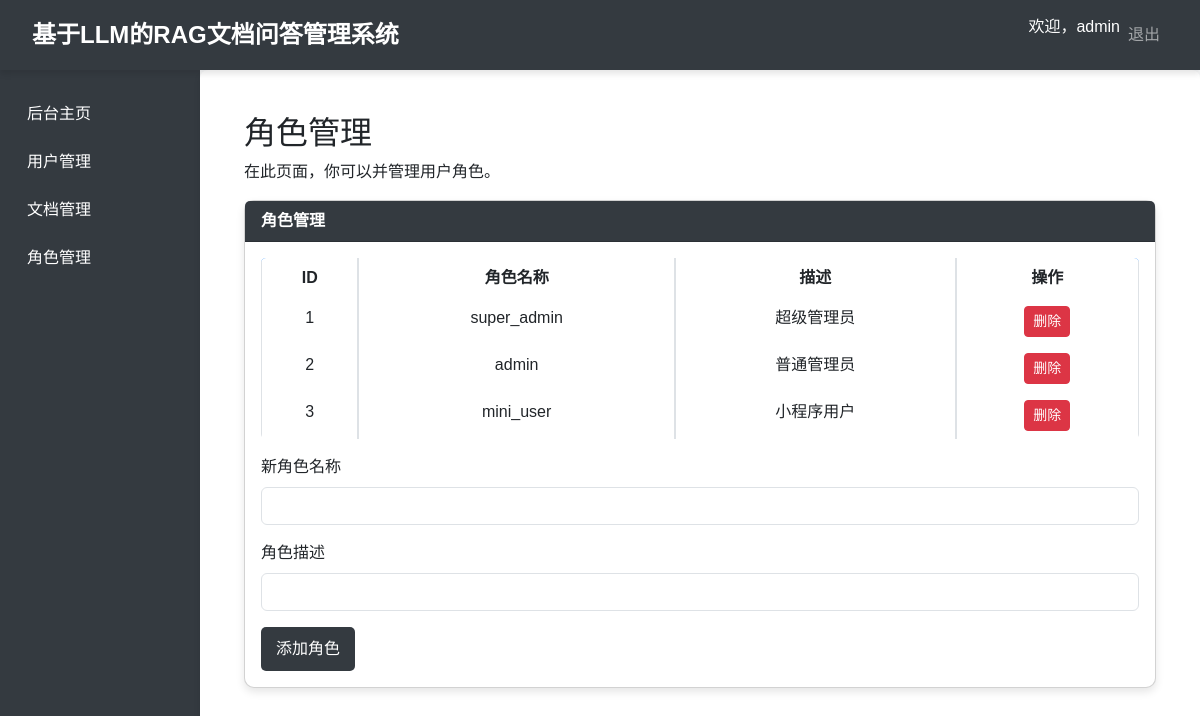
The page /admin/roles (signed in) on the database its author committed.
### model.py (models this page shows, shortened)
class User(db.Model, UserMixin):
    __tablename__ = 'users'
    id = db.Column(db.Integer, primary_key=True)
    username = db.Column(db.String(64), unique=True, nullable=False)
    password_hash = db.Column(db.String(128), nullable=False)
    created_at = db.Column(db.DateTime, default=datetime.utcnow)
    role_id = db.Column(db.Integer, db.ForeignKey('user_roles.id'), nullable=True)
    role = db.relationship('UserRole', backref='users', lazy='joined')
    approved = db.Column(db.Boolean, default=False)
    sessions = db.relationship('Session', backref='user', lazy='dynamic',
                               cascade='all, delete-orphan')

class UserRole(db.Model):
    __tablename__ = 'user_roles'
    id = db.Column(db.Integer, primary_key=True)
    name = db.Column(db.String(50), unique=True, nullable=False)  # 角色名称（如 super_admin, admin, mini_user）
    description = db.Column(db.String(255), nullable=True)  # 角色描述

### app.py (the view)
@app.route('/admin/roles', methods=['GET', 'POST'])
@login_required
def manage_roles():
    users = User.query.all()
    roles = UserRole.query.all()
    return render_template('manage_roles.html', users=users, roles=roles)

### app.py (called while the page is built)
@login_manager.user_loader
def load_user(user_id):
    return User.query.get(int(user_id))

@app.before_request
def do_init():
    if not getattr(app, '_vector_init_done', False):
        index_path = os.path.join(app.config['VECTORSTORE_DIR'], "faiss_index")
        document_folder = os.path.join(os.path.dirname(__file__), "../document")
        VectorStoreManager.initialize(index_path=index_path, document_folder=document_folder)
        app._vector_init_done = True

### templates/manage_roles.html (shortened to what this page needs)
{% extends 'base.html' %}
{% block content %}
<div class="p-4">
  <h2>角色管理</h2>
  <p>在此页面，你可以并管理用户角色。</p>
  <div class="card mb-4">
    <div class="card-header">角色管理</div>
    <div class="card-body">
      <table class="table table-bordered text-center">
        <thead>
          <tr>
            <th>ID</th>
            <th>角色名称</th>
            <th>描述</th>
            <th>操作</th>
          </tr>
        </thead>
        <tbody>
          {% for role in roles %}
          <tr>
            <td>{{ role.id }}</td>
            <td>{{ role.name }}</td>
            <td>{{ role.description }}</td>
            <td>
              <form method="POST" action="{{ url_for('delete_role') }}" class="d-inline">
                <button type="submit" class="btn btn-danger btn-sm">删除</button>
              </form>
            </td>
          </tr>
          {% endfor %}
        </tbody>
      </table>
      <form method="POST" action="{{ url_for('add_role') }}">
        <div class="mb-3">
          <label class="form-label">新角色名称</label>
          <input type="text" name="role_name" class="form-control" required>
        </div>
        <div class="mb-3">
          <label class="form-label">角色描述</label>
          <input type="text" name="role_desc" class="form-control">
        </div>
        <button type="submit" class="btn btn-primary">添加角色</button>
      </form>
    </div>
  </div>
</div>
{% endblock %}

### templates/base.html (shortened to what this page needs)
<!DOCTYPE html>
<html lang="en">
<head>
  <link href="https://cdn.jsdelivr.net/npm/bootstrap@5.3.0/dist/css/bootstrap.min.css" rel="stylesheet">
  <link rel="stylesheet" href="{{ url_for('static', filename='css/style.css') }}">
</head>
<body>
<nav class="navbar navbar-expand-lg navbar-dark bg-dark">
  <div class="container-fluid">
    <a class="navbar-brand" href="{{ url_for('admin_index') }}">基于LLM的RAG文档问答管理系统</a>
    <div class="collapse navbar-collapse" id="navbarSupportedContent">
      <ul class="navbar-nav ms-auto mb-2 mb-lg-0">
        <li class="nav-item">
          <span class="navbar-text">
            欢迎，{{ current_user.username if current_user.is_authenticated else 'Guest' }}
          </span>
        </li>
        <li class="nav-item">
          <a class="nav-link" href="{{ url_for('logout_page') }}">退出</a>
        </li>
      </ul>
    </div>
  </div>
</nav>
<div class="container-fluid">
  <div class="row">
    <div class="col-md-2 bg-light sidebar">
      <ul class="nav flex-column">
        <li class="nav-item">
          <a class="nav-link" href="{{ url_for('admin_index') }}">后台主页</a>
        </li>
        <li class="nav-item">
          <a class="nav-link" href="{{ url_for('manage_users') }}">用户管理</a>
        </li>
        <li class="nav-item">
          <a class="nav-link" href="{{ url_for('manage_docs') }}">文档管理</a>
        </li>
        <li class="nav-item">
          <a class="nav-link" href="{{ url_for('manage_roles') }}">角色管理</a>
        </li>
      </ul>
    </div>
    <div class="col-md-10 main-content">
      {% block content %}{% endblock %}
    </div>
  </div>
</div>
</body>
</html>

### static/css/style.css (style rules this page uses)
body { font-family: 'Arial', sans-serif; background-color: #f8f9fa; }
.navbar { background-color: #343a40 !important; padding: 12px 20px; box-shadow: 0 4px 6px rgba(0, 0, 0, 0.1); }
.navbar-brand { font-size: 1.5rem; font-weight: bold; color: #ffffff !important; }
.navbar-text { font-size: 1rem; color: #ffffff !important; }
.sidebar { background-color: #343a40 !important; min-height: 100vh; padding-top: 20px; }
.sidebar .nav-link { font-size: 1rem; padding: 12px 15px; color: #ffffff !important; transition: background 0.3s ease, color 0.3s ease; }
.main-content { min-height: 100vh; background-color: white; border-radius: 8px; padding: 20px; box-shadow: 0 4px 6px rgba(0, 0, 0, 0.1); }
.btn-primary { background-color: #343a40 !important; color: #fff; border: none; padding: 10px 15px; font-size: 1rem; border-radius: 5px; transition: background 0.3s ease; }
.table { background-color: white; border-radius: 5px; overflow: hidden; border-collapse: separate; border-spacing: 0; }
.table thead { background-color: #007bff; color: #ffffff; }
.card { border-radius: 10px; box-shadow: 0 4px 8px rgba(0, 0, 0, 0.1); }
.card-header { background-color: #343a40 !important; color: #ffffff; font-weight: bold; }

### rows shown on the page
User: username "admin"
UserRole: id "1", name "super_admin", description "超级管理员"
UserRole: id "2", name "admin", description "普通管理员"
UserRole: id "3", name "mini_user", description "小程序用户"
